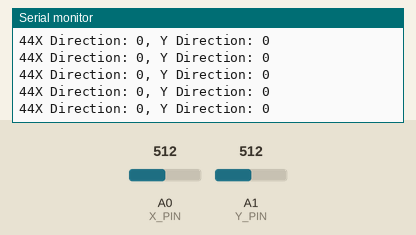
Simulated run of this sketch. Board: Arduino Uno, built with avr-gcc and run on an emulated ATmega328P. Shown: the last lines printed to the serial monitor. The test bench sets the inputs (shaded band); at power-on: A1 (Y_PIN) = 512, A0 (X_PIN) = 512.

Above: at 1.2 s.
1.3 s: A1 (Y_PIN) set to 574
4.3 s: A1 (Y_PIN) set to 601
At 4.9 s:
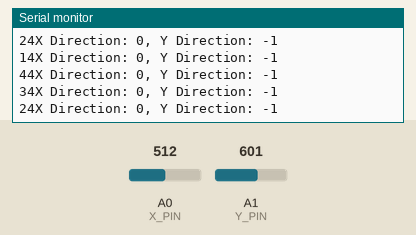
7.3 s: A0 (X_PIN) set to 450
At 7.9 s:
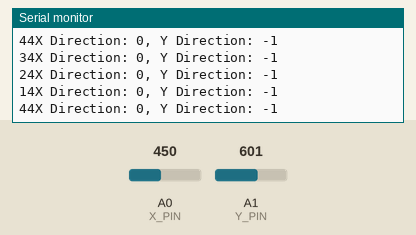
10.3 s: A0 (X_PIN) set to 420
At 11.1 s:
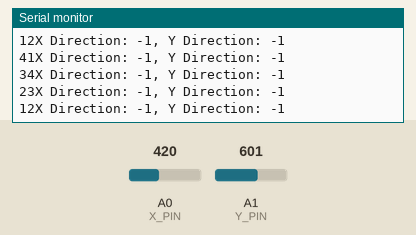
Timing chart, 0 to 13.3 s (numbered marks = the images above; inputs shaded):
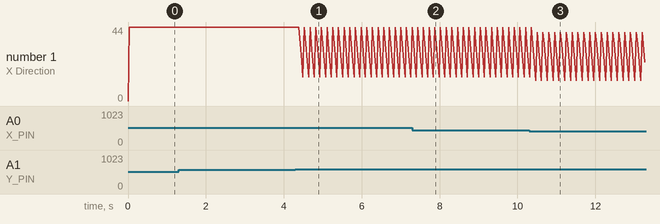

Measured:
- after the input at 4.3 s, the serial monitor: prints a new line after 0.08 s (image 1)
- after the input at 10.3 s, the serial monitor: prints a new line after 0.09 s (image 3)
- plotted number 1: 24 → 41 after the input at 10.3 s

The sketch:

main.ino
```cpp
void setup() {
  // put your setup code here, to run once:
  Serial.begin(9600);
  //initStick();
  calibrateJoystick();
}

void loop() {

  //runStick();

  runJoystick();

  runY(getY());
  runX(getX());
  delay(1);
}
  //Main game loop
 // digitalWrite(13, LOW);

  //digitalWrite(11, HIGH);
  //digitalWrite(10, HIGH);
  //digitalWrite(9, HIGH);
  //digitalWrite(8, HIGH);

  //runMotor();


  // put your main code here, to run repeatedly:
  /*Serial.print("X: ");
  Serial.print(x);
  Serial.print("\n");
*/
  //Serial.print("Y: ");
  //Serial.print(y);
  //Serial.print("\n");
```

joy2.ino
```cpp
#define X_PIN A0
#define Y_PIN A1
#define SW_PIN 2

// define the joystick thresholds for each direction
//#define JOYSTICK_THRESHOLD 512
#define JOYSTICK_DEADZONE 100

  int count = 0;
  int x_start;
  int y_start;

void initStick() {
  pinMode(SW_PIN, INPUT_PULLUP);

}

void runStick() {
  if (count == 0){
    int x_start = analogRead(X_PIN);
    int y_start = analogRead(Y_PIN);
    count++;
  } else{
    count++;
  }
  int x = analogRead(X_PIN); // read the x-axis value of joystick
  int y = analogRead(Y_PIN); // read the y-axis value of joystick
  //int sw = digitalRead(SW_PIN); // read the button state of joystick

  // check if joystick is in the left position
  if (x < x_start - JOYSTICK_DEADZONE) {
    Serial.println("Left");
  }

  // check if joystick is in the right position
  else if (x > x_start + JOYSTICK_DEADZONE) {
    Serial.println("Right");
  }

  // check if joystick is in the up position
  else if (y < y_start - JOYSTICK_DEADZONE) {
    Serial.println("Up");
  }

  // check if joystick is in the down position
  else if (y > y_start + JOYSTICK_DEADZONE) {
    Serial.println("Down");
  }

  // check if joystick button is pressed
  //if (sw == LOW) {
    //Serial.println("Button Pressed");
  //}


}
```

joystick.ino
```cpp
#define joyX A0
#define joyY A1

int x, y;
int dirX, dirY;
int centX, centY;
int sens = 80; //Sensitity from centre
//To be called on init, sets joystick center values. Assumes that the joystick is physically centered on startup
void calibrateJoystick(){

  centX = analogRead(joyX);
  centY = analogRead(joyY);

}


void runJoystick(){
 // int[2] dirs= {0,0};
  x = analogRead(joyX);
  y = analogRead(joyY);

  if(x > centX + sens) dirX = 1; //posX
  else if (x < centX - sens) dirX = -1; //negX
  else dirX = 0;


  if(y > centY + sens) dirY = -1; //negY
  else if (y < centY - sens) dirY = 1; //posY
  else dirY = 0;
   // Serial.print(x);
   // Serial.print(", ");
   // Serial.print(y);

    //Serial.print(": ");

    Serial.print("X Direction: ");
    Serial.print(dirX);
    Serial.print(", ");
    Serial.print("Y Direction: ");
    Serial.print(dirY);
    Serial.print("\n");
    Serial.print("\n");
  //dirs[0] = dirX;
  //dirs[1] = dirY;

  if (false){
    Serial.print(dirX);
    Serial.print(", ");
    Serial.print(dirY);
    Serial.print("\n");
  }
}

int getX(){
  return dirX;
}

int getY(){
  return dirY;
}
```

motor.ino
```cpp
#include <Stepper.h>

#define yA 11
#define yC 10
#define yB 8
#define yD 9

#define xA 7
#define xC 6
#define xB 4
#define xD 5


const int stepsPerRevolution = 200;  // change this to fit the number of steps per revolution
// for your motor

// initialize the stepper library on pins 8 through 11:
Stepper myStepper(stepsPerRevolution, 8, 9, 10, 11);
Stepper mySteppe2r(stepsPerRevolution, 4, 5, 6, 7);
int stepCount = 0;         // number of steps the motor has taken


int t = 3;


int yCount = 0;
int xCount = 0;
void runY(int increment){

  yCount = increment + yCount;
  if (yCount > 4) {yCount = 1;}
  if (yCount < 1) {yCount = 4;}

  Serial.print(yCount);
if (yCount == 1) {step1Y();}
if (yCount == 2) {step2Y();}
if (yCount == 3) {step3Y();}
if (yCount == 4) {step4Y();}
}
void runX(int increment){

  xCount = increment + xCount;
  if (xCount > 4) {xCount = 1;}
  if (xCount < 1) {xCount = 4;}

  Serial.print(xCount);
if (xCount == 1) {step1X();}
if (xCount == 2) {step2X();}
if (xCount == 3) {step3X();}
if (xCount == 4) {step4X();}
}

void runMotorForwardY() {
  // step one step:
  step1Y();
  delay(t);

  step2Y();
  delay(t);

  step3Y();
  delay(t);

  step4Y();
  delay(t);
}

void runMotorBackwardY() {
  // step one step:
  step4Y();
  delay(3);

  step3Y();
  delay(3);

  step2Y();
  delay(3);

    step1Y();
  delay(3);
}


void step1Y(){
  digitalWrite(yA, HIGH);
  digitalWrite(yB, HIGH);
  digitalWrite(yC, LOW);
  digitalWrite(yD, LOW);
}
void step2Y(){
  digitalWrite(yA, LOW);
  digitalWrite(yB, HIGH);
  digitalWrite(yC, HIGH);
  digitalWrite(yD, LOW);
}
void step3Y(){
  digitalWrite(yA, LOW);
  digitalWrite(yB, LOW);
  digitalWrite(yC, HIGH);
  digitalWrite(yD, HIGH);
}
void step4Y(){
  digitalWrite(yA, HIGH);
  digitalWrite(yB, LOW);
  digitalWrite(yC, LOW);
  digitalWrite(yD, HIGH);
}

//X
void step1X(){
  digitalWrite(xA, HIGH);
  digitalWrite(xB, HIGH);
  digitalWrite(xC, LOW);
  digitalWrite(xD, LOW);
}
void step2X(){
  digitalWrite(xA, LOW);
  digitalWrite(xB, HIGH);
  digitalWrite(xC, HIGH);
  digitalWrite(xD, LOW);
}
void step3X(){
  digitalWrite(xA, LOW);
  digitalWrite(xB, LOW);
  digitalWrite(xC, HIGH);
  digitalWrite(xD, HIGH);
}
void step4X(){
  digitalWrite(xA, HIGH);
  digitalWrite(xB, LOW);
  digitalWrite(xC, LOW);
  digitalWrite(xD, HIGH);
}

void runMotorForwardX() {
  // step one step:
  step1X();
  delay(t);

  step2X();
  delay(t);

  step3X();
  delay(t);

    step4X();
  delay(t);
}

void runMotorBackwardX() {
  // step one step:
  step4X();
  delay(3);

  step3X();
  delay(3);

  step2X();
  delay(3);

    step1X();
  delay(3);
}
```
